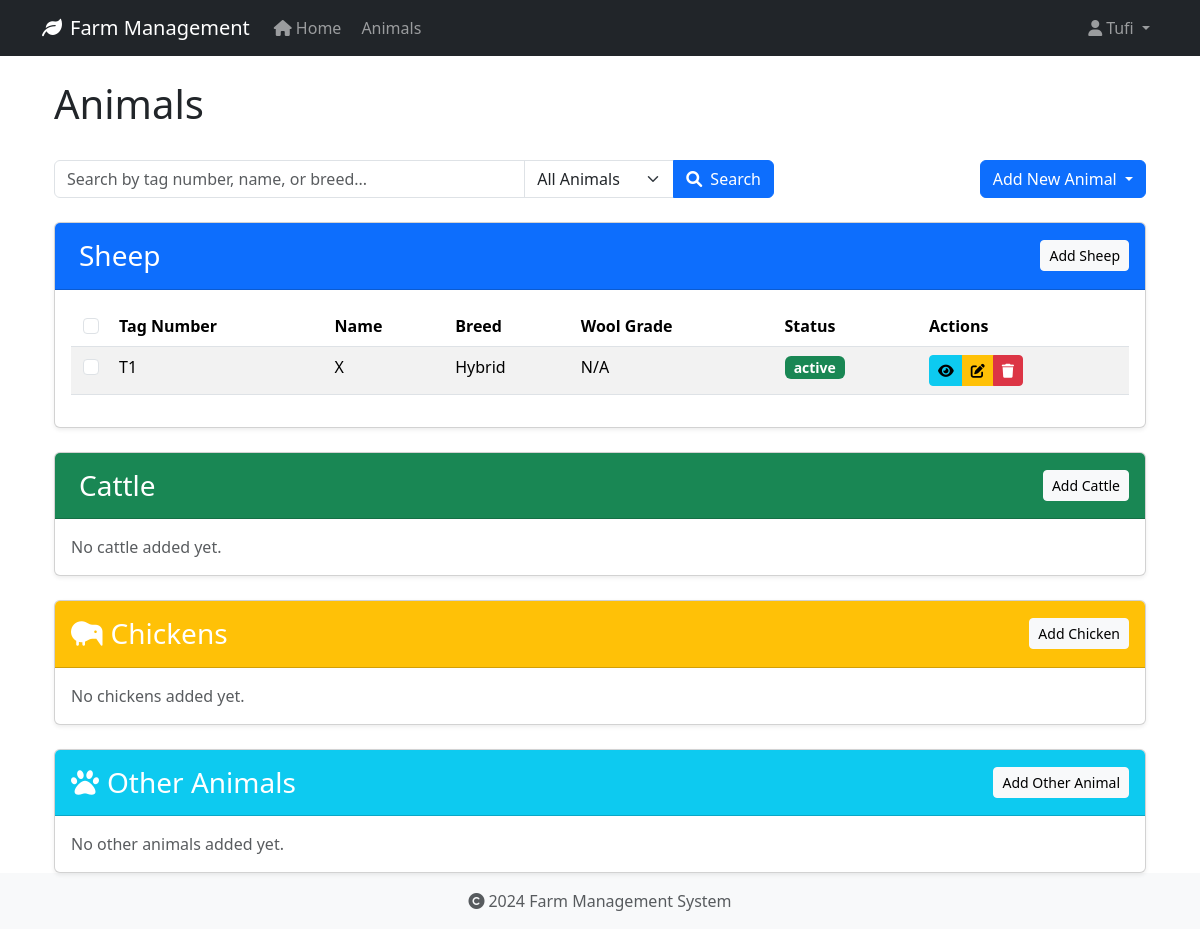
Page /animals/ (signed in) on the earlier database version.
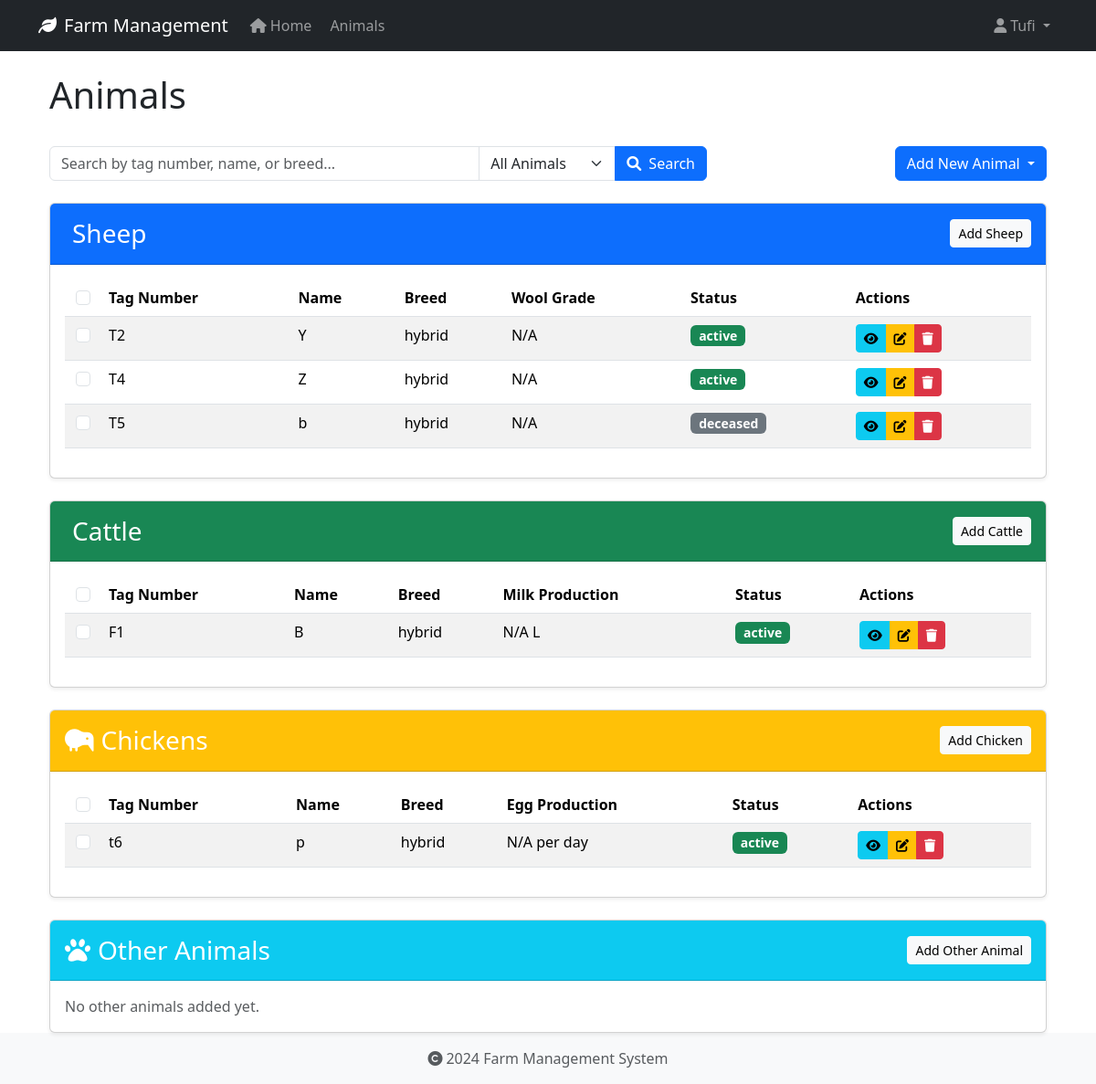
Same page on the later database version.
### app/models/animal.py (models this page shows, shortened)
class Animal(db.Model):
    id = db.Column(db.Integer, primary_key=True)
    tag_number = db.Column(db.String(50), unique=True, nullable=False, index=True)
    name = db.Column(db.String(100), nullable=True)  # Explicitly mark as nullable
    species = db.Column(db.String(50), nullable=False, index=True)
    breed = db.Column(db.String(50), nullable=True)
    date_of_birth = db.Column(db.Date, nullable=True)
    gender = db.Column(db.String(20), nullable=True)
    weight = db.Column(db.Float, nullable=True)
    status = db.Column(db.String(20), default='active', nullable=False)
    purchase_date = db.Column(db.Date, nullable=True)
    purchase_price = db.Column(db.Float, nullable=True)
    notes = db.Column(db.Text, nullable=True)
    created_at = db.Column(db.DateTime, default=datetime.utcnow, nullable=False)
    updated_at = db.Column(db.DateTime, default=datetime.utcnow, onupdate=datetime.utcnow, nullable=False)
    wool_type = db.Column(db.String(50), nullable=True)
    last_shearing = db.Column(db.Date, nullable=True)
    fleece_weight = db.Column(db.Float, nullable=True)
    wool_grade = db.Column(db.String(20), nullable=True)
    lambing_status = db.Column(db.String(50), nullable=True)
    lambing_date = db.Column(db.Date, nullable=True)
    milk_production = db.Column(db.Float, nullable=True)
    last_milking = db.Column(db.Date, nullable=True)  # Changed from DateTime to Date
    milk_quality = db.Column(db.String(20), nullable=True)
    calving_status = db.Column(db.String(50), nullable=True)
    calving_date = db.Column(db.Date, nullable=True)
    milk_fat_content = db.Column(db.Float, nullable=True)
    egg_production = db.Column(db.Integer, nullable=True)
    egg_color = db.Column(db.String(20), nullable=True)
    comb_type = db.Column(db.String(20), nullable=True)
    laying_status = db.Column(db.String(20), nullable=True)
    last_laying_date = db.Column(db.Date, nullable=True)
    egg_size = db.Column(db.String(20), nullable=True)
    category = db.Column(db.String(50), nullable=True)
    special_needs = db.Column(db.Text, nullable=True)
    diet_requirements = db.Column(db.Text, nullable=True)
    habitat = db.Column(db.String(100), nullable=True)
    health_records = db.relationship('HealthRecord', backref='animal', lazy=True, cascade='all, delete-orphan')

### app/routes/animals.py (the view, shortened to what this page needs)
@bp.route('/')
@login_required
def index():
    search_query = request.args.get('search', '').strip()
    animal_type = request.args.get('type', 'all').lower()
    base_query = Animal.query
    if animal_type == 'all':
        sheep_list = base_query.filter_by(species='Sheep').all()
        cattle_list = base_query.filter_by(species='Cattle').all()
        chicken_list = base_query.filter_by(species='Chicken').all()
        other_list = base_query.filter(Animal.species.notin_(['Sheep', 'Cattle', 'Chicken'])).all()
    return render_template('animals/index.html',
                         sheep_list=sheep_list,
                         cattle_list=cattle_list,
                         chicken_list=chicken_list,
                         other_list=other_list,
                         search_query=search_query,
                         animal_type=animal_type)

### app/models/user.py (called while the page is built)
@login_manager.user_loader
def load_user(user_id):
    return User.query.get(int(user_id))

### app/templates/animals/index.html (shortened to what the changed rows need)
{% extends "base.html" %}
{% block content %}
<div class="container">
    <div class="d-flex justify-content-between align-items-center mb-4">
        <h1>Animals</h1>
    </div>
    <div class="card mb-4" id="sheep-section">
        <div class="card-body">
            {% if sheep_list %}
            <div class="table-responsive">
                <table class="table table-striped table-hover" id="sheep-table">
                    <thead>
                        <tr>
                            <th class="text-center" style="width: 40px;">
                                <input type="checkbox" class="form-check-input select-all" data-animal-type="sheep">
                            </th>
                            <th>Tag Number</th>
                            <th>Name</th>
                            <th>Breed</th>
                            <th>Wool Grade</th>
                            <th>Status</th>
                            <th>Actions</th>
                        </tr>
                    </thead>
                    <tbody>
                        {% for animal in sheep_list %}
                        <tr>
                            <td class="text-center">
                                <input type="checkbox" class="form-check-input animal-select"
                                       data-animal-id="{{ animal.id }}"
                                       data-animal-type="sheep">
                            </td>
                            <td>{{ animal.tag_number }}</td>
                            <td>{{ animal.name or 'N/A' }}</td>
                            <td>{{ animal.breed or 'N/A' }}</td>
                            <td>{{ animal.wool_grade or 'N/A' }}</td>
                            <td>
                                <span class="badge {% if animal.status == 'active' %}bg-success{% elif animal.status == 'sold' %}bg-info{% else %}bg-secondary{% endif %}">
                                    {{ animal.status }}
                                </span>
                            </td>
                            <td>
                                <div class="btn-group btn-group-sm">
                                    <a href="{{ url_for('animals.view', id=animal.id) }}" class="btn btn-info" title="View">
                                        <i class="fas fa-eye"></i>
                                    </a>
                                    <a href="{{ url_for('animals.edit', id=animal.id) }}" class="btn btn-warning" title="Edit">
                                        <i class="fas fa-edit"></i>
                                    </a>
                                    <button type="button" class="btn btn-danger" title="Delete"
                                            onclick="confirmDelete('{{ animal.id }}', '{{ animal.tag_number }}', 'Sheep')">
                                        <i class="fas fa-trash"></i>
                                    </button>
                                </div>
                            </td>
                        </tr>
                        {% endfor %}
                    </tbody>
                </table>
            </div>
            {% else %}
            <p class="text-muted mb-0" id="sheep-empty-message">No sheep added yet.</p>
            {% endif %}
        </div>
    </div>
    <div class="card mb-4" id="cattle-section">
        <div class="card-body">
            {% if cattle_list %}
            <div class="table-responsive">
                <table class="table table-striped table-hover" id="cattle-table">
                    <thead>
                        <tr>
                            <th class="text-center" style="width: 40px;">
                                <input type="checkbox" class="form-check-input select-all" data-animal-type="cattle">
                            </th>
                            <th>Tag Number</th>
                            <th>Name</th>
                            <th>Breed</th>
                            <th>Milk Production</th>
                            <th>Status</th>
                            <th>Actions</th>
                        </tr>
                    </thead>
                    <tbody>
                        {% for animal in cattle_list %}
                        <tr>
                            <td class="text-center">
                                <input type="checkbox" class="form-check-input animal-select"
                                       data-animal-id="{{ animal.id }}"
                                       data-animal-type="cattle">
                            </td>
                            <td>{{ animal.tag_number }}</td>
                            <td>{{ animal.name or 'N/A' }}</td>
                            <td>{{ animal.breed or 'N/A' }}</td>
                            <td>{{ animal.milk_production|round(1) if animal.milk_production else 'N/A' }} L</td>
                            <td>
                                <span class="badge {% if animal.status == 'active' %}bg-success{% elif animal.status == 'sold' %}bg-info{% else %}bg-secondary{% endif %}">
                                    {{ animal.status }}
                                </span>
                            </td>
                            <td>
                                <div class="btn-group btn-group-sm">
                                    <a href="{{ url_for('animals.view', id=animal.id) }}" class="btn btn-info" title="View">
                                        <i class="fas fa-eye"></i>
                                    </a>
                                    <a href="{{ url_for('animals.edit', id=animal.id) }}" class="btn btn-warning" title="Edit">
                                        <i class="fas fa-edit"></i>
                                    </a>
                                    <button type="button" class="btn btn-danger" title="Delete"
                                            onclick="confirmDelete('{{ animal.id }}', '{{ animal.tag_number }}', 'Cattle')">
                                        <i class="fas fa-trash"></i>
                                    </button>
                                </div>
                            </td>
                        </tr>
                        {% endfor %}
                    </tbody>
                </table>
            </div>
            {% else %}
            <p class="text-muted mb-0" id="cattle-empty-message">No cattle added yet.</p>
            {% endif %}
        </div>
    </div>
    <div class="card mb-4" id="chicken-section">
        <div class="card-body">
            {% if chicken_list %}
            <div class="table-responsive">
                <table class="table table-striped table-hover" id="chicken-table">
                    <thead>
                        <tr>
                            <th class="text-center" style="width: 40px;">
                                <input type="checkbox" class="form-check-input select-all" data-animal-type="chicken">
                            </th>
                            <th>Tag Number</th>
                            <th>Name</th>
                            <th>Breed</th>
                            <th>Egg Production</th>
                            <th>Status</th>
                            <th>Actions</th>
                        </tr>
                    </thead>
                    <tbody>
                        {% for animal in chicken_list %}
                        <tr>
                            <td class="text-center">
                                <input type="checkbox" class="form-check-input animal-select"
                                       data-animal-id="{{ animal.id }}"
                                       data-animal-type="chicken">
                            </td>
                            <td>{{ animal.tag_number }}</td>
                            <td>{{ animal.name or 'N/A' }}</td>
                            <td>{{ animal.breed or 'N/A' }}</td>
                            <td>{{ animal.egg_production or 'N/A' }} per day</td>
                            <td>
                                <span class="badge {% if animal.status == 'active' %}bg-success{% elif animal.status == 'sold' %}bg-info{% else %}bg-secondary{% endif %}">
                                    {{ animal.status }}
                                </span>
                            </td>
                            <td>
                                <div class="btn-group btn-group-sm">
                                    <a href="{{ url_for('animals.view', id=animal.id) }}" class="btn btn-info" title="View">
                                        <i class="fas fa-eye"></i>
                                    </a>
                                    <a href="{{ url_for('animals.edit', id=animal.id) }}" class="btn btn-warning" title="Edit">
                                        <i class="fas fa-edit"></i>
                                    </a>
                                    <button type="button" class="btn btn-danger" title="Delete"
                                            onclick="confirmDelete('{{ animal.id }}', '{{ animal.tag_number }}', 'Chicken')">
                                        <i class="fas fa-trash"></i>
                                    </button>
                                </div>
                            </td>
                        </tr>
                        {% endfor %}
                    </tbody>
                </table>
            </div>
            {% else %}
            <p class="text-muted mb-0" id="chicken-empty-message">No chickens added yet.</p>
            {% endif %}
        </div>
    </div>
        </div>
        {% endblock content %}

Differences in the rows shown:
removed Animal: tag_number "T1", name "X", breed "Hybrid", wool_grade "N/A", status "active", shown under "Sheep"
added Animal: tag_number "T2", name "Y", breed "hybrid", wool_grade "N/A", status "active", shown under "Sheep"
added Animal: tag_number "T4", name "Z", breed "hybrid", wool_grade "N/A", status "active", shown under "Sheep"
added Animal: tag_number "T5", name "b", breed "hybrid", wool_grade "N/A", status "deceased", shown under "Sheep"
added Animal: tag_number "F1", name "B", breed "hybrid", milk_production "N/A", status "active", shown under "Cattle"
added Animal: tag_number "t6", name "p", breed "hybrid", egg_production "N/A", status "active", shown under "Chickens"
Other differences:
form field value: (not shown) → "☐"
text no longer shown: "No cattle added yet. No chickens added yet."
text now shown: "Tag Number Name Breed Milk Production Status Actions Tag Number Name Breed Egg Production Status Actions"
